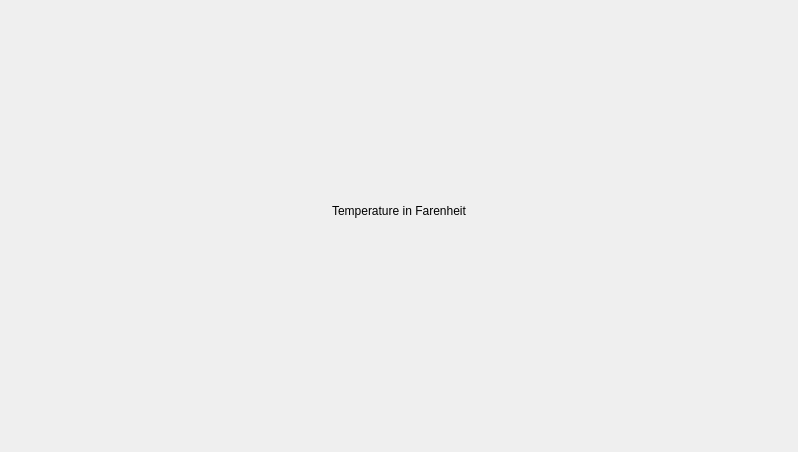
<?xml version="1.0" encoding="UTF-8"?>
<ui version="4.0">
 <class>Page_0</class>
 <widget class="QWidget" name="Page_0">
  <property name="geometry">
   <rect>
    <x>0</x>
    <y>0</y>
    <width>798</width>
    <height>452</height>
   </rect>
  </property>
  <property name="windowTitle">
   <string>Form</string>
  </property>
  <layout class="QGridLayout" name="gridLayout">
   <item row="0" column="2">
    <spacer name="verticalSpacer">
     <property name="orientation">
      <enum>Qt::Vertical</enum>
     </property>
     <property name="sizeHint" stdset="0">
      <size>
       <width>20</width>
       <height>184</height>
      </size>
     </property>
    </spacer>
   </item>
   <item row="1" column="0">
    <spacer name="horizontalSpacer">
     <property name="orientation">
      <enum>Qt::Horizontal</enum>
     </property>
     <property name="sizeHint" stdset="0">
      <size>
       <width>304</width>
       <height>20</height>
      </size>
     </property>
    </spacer>
   </item>
   <item row="1" column="1" colspan="2">
    <layout class="QVBoxLayout" name="verticalLayout">
     <item>
      <widget class="QLabel" name="label">
       <property name="text">
        <string>Temperature in Farenheit</string>
       </property>
      </widget>
     </item>
     <item>
      <widget class="RegisterDisplay" name="widget_Farenheit" native="true">
       <property name="minimumSize">
        <size>
         <width>125</width>
         <height>25</height>
        </size>
       </property>
      </widget>
     </item>
    </layout>
   </item>
   <item row="1" column="3">
    <spacer name="horizontalSpacer_2">
     <property name="orientation">
      <enum>Qt::Horizontal</enum>
     </property>
     <property name="sizeHint" stdset="0">
      <size>
       <width>304</width>
       <height>20</height>
      </size>
     </property>
    </spacer>
   </item>
   <item row="2" column="1">
    <spacer name="verticalSpacer_2">
     <property name="orientation">
      <enum>Qt::Vertical</enum>
     </property>
     <property name="sizeHint" stdset="0">
      <size>
       <width>20</width>
       <height>184</height>
      </size>
     </property>
    </spacer>
   </item>
  </layout>
 </widget>
 <customwidgets>
  <customwidget>
   <class>RegisterDisplay</class>
   <extends>QWidget</extends>
   <header>registerdisplay.h</header>
   <container>1</container>
  </customwidget>
 </customwidgets>
 <resources/>
 <connections/>
</ui>
